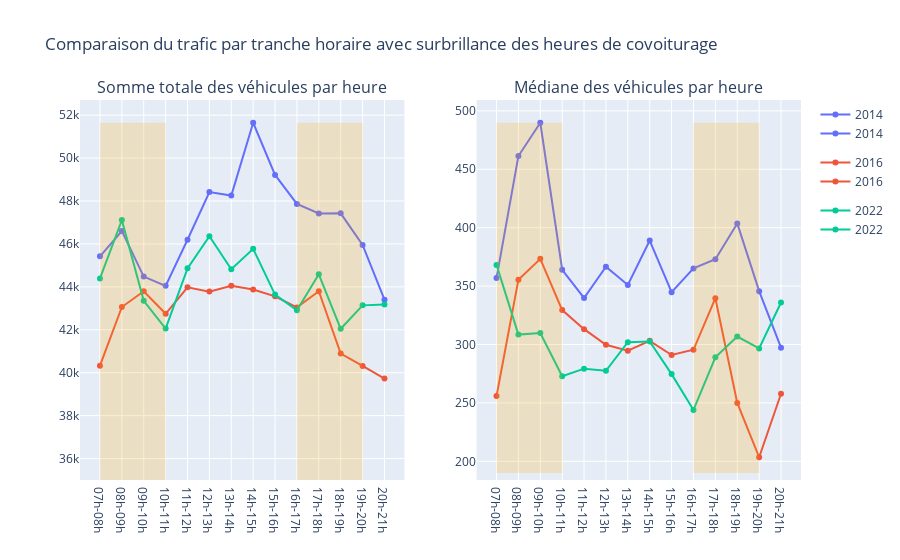

Notebook code cell kept with this figure:
### Code cell
# 3.2 Trafic en fonction de l'heure : Comparaison Somme vs Médiane (Plotly) avec surbrillance des heures de covoiturage
df_hourly_sum = df.groupby(["heure", "année"])["données"].sum().reset_index()
df_hourly_median = df.groupby(["heure", "année"])["données"].median().reset_index()

fig = make_subplots(rows=1, cols=2, subplot_titles=("Somme totale des véhicules par heure", "Médiane des véhicules par heure"))

# Heures de la voie de covoiturage
heures_covoit = ["07h-08h", "08h-09h", "09h-10h", "10h-11h", "16h-17h", "17h-18h", "18h-19h", "19h-20h"]

# Graphique pour la somme
total_fig = px.line(df_hourly_sum, x="heure", y="données", color="année", markers=True,
                    labels={"données": "Nombre total de véhicules", "heure": "Heure", "année": "Année"})
for trace in total_fig.data:
    fig.add_trace(trace, row=1, col=1)

# Ajout de surbrillance des heures de covoiturage
fig.add_shape(
    type="rect", x0="07h-08h", x1="10h-11h", y0=35000, y1=df_hourly_sum["données"].max(),
    fillcolor="rgba(255, 165, 0, 0.2)", line=dict(width=0), row=1, col=1
)
fig.add_shape(
    type="rect", x0="16h-17h", x1="19h-20h", y0=35000, y1=df_hourly_sum["données"].max(),
    fillcolor="rgba(255, 165, 0, 0.2)", line=dict(width=0), row=1, col=1
)

# Graphique pour la médiane
median_fig = px.line(df_hourly_median, x="heure", y="données", color="année", markers=True,
                      labels={"données": "Nombre médian de véhicules", "heure": "Heure", "année": "Année"})
for trace in median_fig.data:
    fig.add_trace(trace, row=1, col=2)

# Ajout de surbrillance des heures de covoiturage
fig.add_shape(
    type="rect", x0="07h-08h", x1="10h-11h", y0=190, y1=df_hourly_median["données"].max(),
    fillcolor="rgba(255, 165, 0, 0.2)", line=dict(width=0), row=1, col=2
)
fig.add_shape(
    type="rect", x0="16h-17h", x1="19h-20h", y0=190, y1=df_hourly_median["données"].max(),
    fillcolor="rgba(255, 165, 0, 0.2)", line=dict(width=0), row=1, col=2
)

fig.update_layout(title_text="Comparaison du trafic par tranche horaire avec surbrillance des heures de covoiturage",
                  showlegend=True)
fig.show()

### Figure 1 — Plotly figure (JSON) as saved in the notebook; plotly's stock layout.template omitted (floating-point values rounded to 4 significant figures)
{"data": [{"hovertemplate": "Année=2014<br>Heure=%{x}<br>Nombre total de véhicules=%{y}<extra></extra>", "legendgroup": "2014", "line": {"color": "#636efa", "dash": "solid"}, "marker": {"symbol": "circle"}, "mode": "lines+markers", "name": "2014", "orientation": "v", "showlegend": true, "type": "scatter", "x": ["07h-08h", "08h-09h", "09h-10h", "10h-11h", "11h-12h", "12h-13h", "13h-14h", "14h-15h", "15h-16h", "16h-17h", "17h-18h", "18h-19h", "19h-20h", "20h-21h"], "xaxis": "x", "y": [45420.0, 46600.0, 44480.0, 44050.0, 46190.0, 48413, 48250.0, 51650.0, 49210.0, 47860.0, 47420.0, 47420.0, 45952, 43400.0], "yaxis": "y"}, {"hovertemplate": "Année=2016<br>Heure=%{x}<br>Nombre total de véhicules=%{y}<extra></extra>", "legendgroup": "2016", "line": {"color": "#EF553B", "dash": "solid"}, "marker": {"symbol": "circle"}, "mode": "lines+markers", "name": "2016", "orientation": "v", "showlegend": true, "type": "scatter", "x": ["07h-08h", "08h-09h", "09h-10h", "10h-11h", "11h-12h", "12h-13h", "13h-14h", "14h-15h", "15h-16h", "16h-17h", "17h-18h", "18h-19h", "19h-20h", "20h-21h"], "xaxis": "x", "y": [40330.0, 43060.0, 43796, 42740.0, 43980.0, 43780.0, 44050.0, 43870.0, 43558, 43041, 43790.0, 40890.0, 40314, 39730.0], "yaxis": "y"}, {"hovertemplate": "Année=2022<br>Heure=%{x}<br>Nombre total de véhicules=%{y}<extra></extra>", "legendgroup": "2022", "line": {"color": "#00cc96", "dash": "solid"}, "marker": {"symbol": "circle"}, "mode": "lines+markers", "name": "2022", "orientation": "v", "showlegend": true, "type": "scatter", "x": ["07h-08h", "08h-09h", "09h-10h", "10h-11h", "11h-12h", "12h-13h", "13h-14h", "14h-15h", "15h-16h", "16h-17h", "17h-18h", "18h-19h", "19h-20h", "20h-21h"], "xaxis": "x", "y": [44393, 47110.0, 43348, 42056, 44860.0, 46360.0, 44820.0, 45772, 43640.0, 42905, 44580.0, 42040.0, 43140.0, 43178], "yaxis": "y"}, {"hovertemplate": "Année=2014<br>Heure=%{x}<br>Nombre médian de véhicules=%{y}<extra></extra>", "legendgroup": "2014", "line": {"color": "#636efa", "dash": "solid"}, "marker": {"symbol": "circle"}, "mode": "lines+markers", "name": "2014", "orientation": "v", "showlegend": true, "type": "scatter", "x": ["07h-08h", "08h-09h", "09h-10h", "10h-11h", "11h-12h", "12h-13h", "13h-14h", "14h-15h", "15h-16h", "16h-17h", "17h-18h", "18h-19h", "19h-20h", "20h-21h"], "xaxis": "x2", "y": [356.8, 461.3, 489.8, 364, 339.8, 366.7, 351, 389, 344.8, 365.2, 373, 403.7, 345.7, 297.3], "yaxis": "y2"}, {"hovertemplate": "Année=2016<br>Heure=%{x}<br>Nombre médian de véhicules=%{y}<extra></extra>", "legendgroup": "2016", "line": {"color": "#EF553B", "dash": "solid"}, "marker": {"symbol": "circle"}, "mode": "lines+markers", "name": "2016", "orientation": "v", "showlegend": true, "type": "scatter", "x": ["07h-08h", "08h-09h", "09h-10h", "10h-11h", "11h-12h", "12h-13h", "13h-14h", "14h-15h", "15h-16h", "16h-17h", "17h-18h", "18h-19h", "19h-20h", "20h-21h"], "xaxis": "x2", "y": [255.8, 355.5, 373.3, 329.5, 313.2, 299.8, 294.7, 303.2, 291, 295.5, 339.7, 250, 203.5, 257.8], "yaxis": "y2"}, {"hovertemplate": "Année=2022<br>Heure=%{x}<br>Nombre médian de véhicules=%{y}<extra></extra>", "legendgroup": "2022", "line": {"color": "#00cc96", "dash": "solid"}, "marker": {"symbol": "circle"}, "mode": "lines+markers", "name": "2022", "orientation": "v", "showlegend": true, "type": "scatter", "x": ["07h-08h", "08h-09h", "09h-10h", "10h-11h", "11h-12h", "12h-13h", "13h-14h", "14h-15h", "15h-16h", "16h-17h", "17h-18h", "18h-19h", "19h-20h", "20h-21h"], "xaxis": "x2", "y": [368.2, 308.5, 309.8, 272.8, 279.3, 277.5, 302, 302.7, 274.7, 244, 289, 306.8, 296.7, 336], "yaxis": "y2"}], "layout": {"annotations": [{"font": {"size": 16}, "showarrow": false, "text": "Somme totale des véhicules par heure", "x": 0.225, "xanchor": "center", "xref": "paper", "y": 1, "yanchor": "bottom", "yref": "paper"}, {"font": {"size": 16}, "showarrow": false, "text": "Médiane des véhicules par heure", "x": 0.775, "xanchor": "center", "xref": "paper", "y": 1, "yanchor": "bottom", "yref": "paper"}], "shapes": [{"fillcolor": "rgba(255, 165, 0, 0.2)", "line": {"width": 0}, "type": "rect", "x0": "07h-08h", "x1": "10h-11h", "xref": "x", "y0": 35000, "y1": 51650.0, "yref": "y"}, {"fillcolor": "rgba(255, 165, 0, 0.2)", "line": {"width": 0}, "type": "rect", "x0": "16h-17h", "x1": "19h-20h", "xref": "x", "y0": 35000, "y1": 51650.0, "yref": "y"}, {"fillcolor": "rgba(255, 165, 0, 0.2)", "line": {"width": 0}, "type": "rect", "x0": "07h-08h", "x1": "10h-11h", "xref": "x2", "y0": 190, "y1": 489.8, "yref": "y2"}, {"fillcolor": "rgba(255, 165, 0, 0.2)", "line": {"width": 0}, "type": "rect", "x0": "16h-17h", "x1": "19h-20h", "xref": "x2", "y0": 190, "y1": 489.8, "yref": "y2"}], "showlegend": true, "title": {"text": "Comparaison du trafic par tranche horaire avec surbrillance des heures de covoiturage"}, "xaxis": {"anchor": "y", "domain": [0, 0.45]}, "xaxis2": {"anchor": "y2", "domain": [0.55, 1]}, "yaxis": {"anchor": "x", "domain": [0, 1]}, "yaxis2": {"anchor": "x2", "domain": [0, 1]}}}
